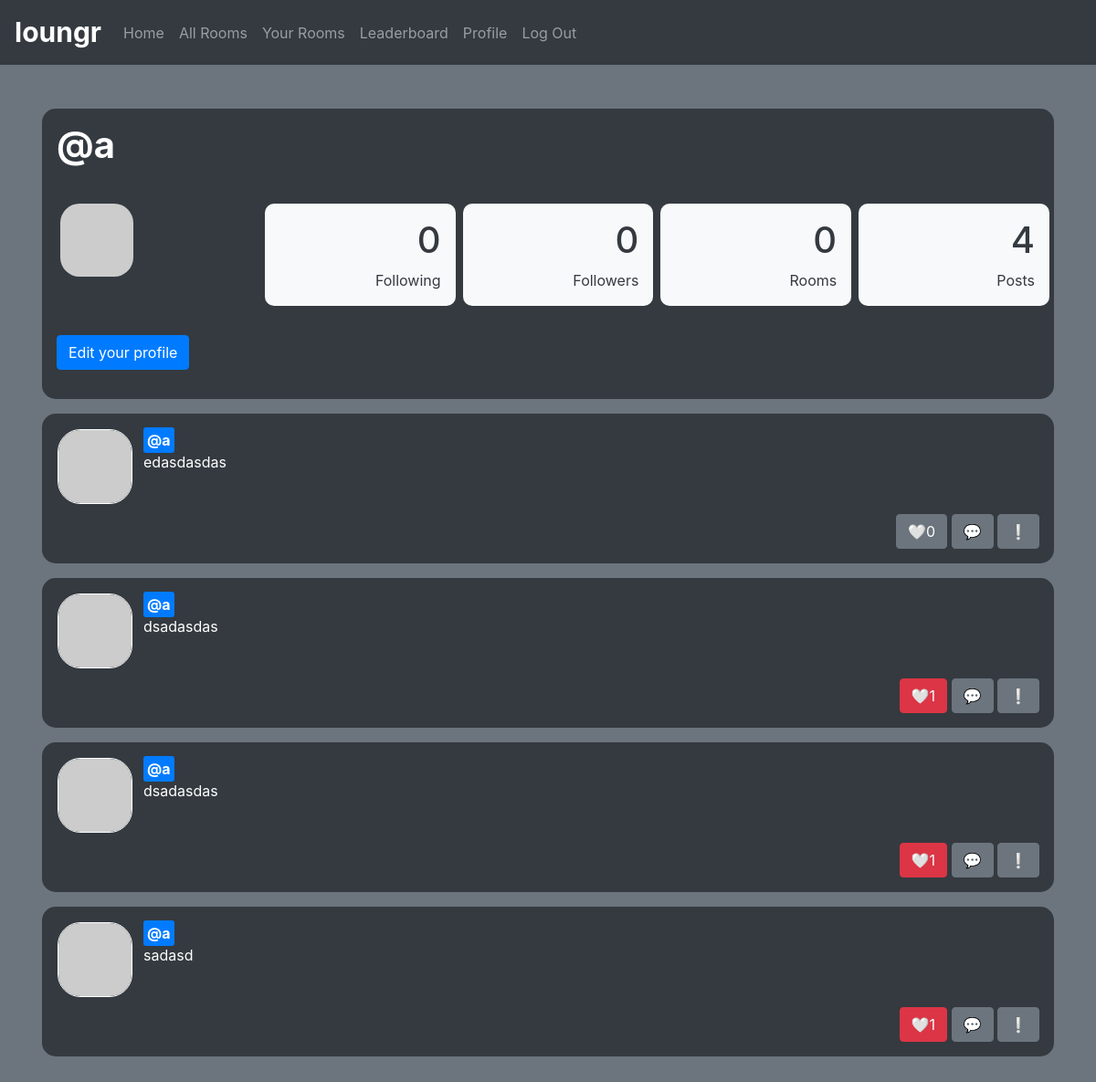
The page /user/a (signed in) on the database its author committed.
### app/models.py (models this page shows, shortened)
class User(UserMixin, db.Model):
    id = db.Column(db.Integer, primary_key=True)
    username = db.Column(db.String(64), index=True, unique=True)
    email = db.Column(db.String(120), index=True, unique=True)
    password_hash = db.Column(db.String(128))
    posts = db.relationship('Post', backref='author', lazy='dynamic')
    replies = db.relationship('Reply', backref='author', lazy='dynamic')
    about_me = db.Column(db.String(140))
    last_seen = db.Column(db.DateTime, default=datetime.utcnow)
    followed = db.relationship(
        'User', secondary = followers,
        primaryjoin = (followers.c.follower_id == id),
        secondaryjoin = (followers.c.followed_id == id),
        backref = db.backref('followers', lazy='dynamic'), lazy='dynamic')
    liked = db.relationship(
    'PostLike',
    foreign_keys='PostLike.user_id',
    backref='user', lazy='dynamic')
    rooms = db.relationship('Room', secondary=members)
    def has_liked_post(self, post):
        return PostLike.query.filter(
            PostLike.user_id == self.id,
            PostLike.post_id == post.id).count() > 0
    def avatar(self, size):
        digest = md5(self.email.lower().encode('utf-8')).hexdigest()
        return 'https://www.gravatar.com/avatar/{}?d=identicon&s={}'.format(digest, size)
    def count_following(self):
        return self.followed.count()
    def count_followers(self):
        return self.followers.count()
    """
    def followers(self):
        followers = []

        for user in User.query.all():
            if user.is_following(self):
                followers.append(user)

        return len(followers)
    """
    def user_rooms(self):
        return self.rooms

class Post(db.Model):
    id = db.Column(db.Integer, primary_key=True)
    body = db.Column(db.String(140))
    timestamp = db.Column(db.DateTime, index=True, default=datetime.utcnow)
    user_id = db.Column(db.Integer, db.ForeignKey('user.id'))
    room_id = db.Column(db.String(8), db.ForeignKey('room.id'))
    likes = db.relationship('PostLike', backref='post', lazy='dynamic')
    replies = db.relationship('Reply', backref='reply', lazy='dynamic')

### app/routes.py (the view)
@app.route('/user/<username>')
@login_required
def user(username):
    user = User.query.filter_by(username=username).first_or_404()
    following = user.count_following()
    followers = user.count_followers()
    rooms = len(user.user_rooms())
    num_posts = user.posts.count()
    page = request.args.get('page', 1, type=int)
    posts = user.posts.order_by(Post.timestamp.desc()).paginate(
        page, app.config['POSTS_PER_PAGE'], False)
    next_url = url_for('user', username=user.username, page=posts.next_num) \
        if posts.has_next else None
    prev_url = url_for('user', username=user.username, page=posts.prev_num) \
        if posts.has_prev else None
    form = EmptyForm()
    return render_template('user.html', user=user, posts=posts.items,
                           next_url=next_url, prev_url=prev_url, form=form, following=following,followers=followers, rooms = rooms, num_posts=num_posts)

### app/models.py (called while the page is built)
@login.user_loader
def load_user(id):
    return User.query.get(int(id))

### app/routes.py (called while the page is built)
@app.before_request
def before_request():
    if current_user.is_authenticated:
        current_user.last_seen = datetime.utcnow()
        db.session.commit()

### app/templates/user.html (shortened to what this page needs)
{% extends "base.html" %}
{% block content %}
<div class="container p-3 my-3 text-white border-0" style="border-radius: 15px">
    <div class="container p-3 my-3 bg-dark text-white border-0" style="border-radius: 15px">
        <h1 style="font-weight: bold;">@{{ user.username }}</h1>
        <br>
        <div class="row">
            <div class="col">
                <img class= "p-1 my-1"style="border-radius: 25px" src="{{ user.avatar(110) }}">
            </div>
            <div class="col main-box-layout p-1 my-1">
                <div class="box-layout-text text-right bg-light p-3 text-dark" style= "border-radius: 10px;">
                    <h1>{{ following}}</h1>
                <span>Following</span>
                </div>
            </div>
            <div class="col main-box-layout  p-1 my-1">
                <div class="box-layout-text text-right bg-light p-3 text-dark" style= "border-radius: 10px;">
                    <h1>{{ followers}}</h1>
                <span>Followers</span>
                </div>
            </div>
            <div class="col main-box-layout  p-1 my-1">
                <div class="box-layout-text text-right bg-light p-3  text-dark" style= "border-radius: 10px;">
                    <h1>{{ rooms }}</h1>
                <span>Rooms</span>
                </div>
            </div>
            <div class="col main-box-layout  p-1 my-1">
                <div class="box-layout-text text-right bg-light p-3  text-dark" style= "border-radius: 10px;">
                    <h1>{{ num_posts }}</h1>
                <span>Posts</span>
                </div>
            </div>
        </div>
        <br>
    {% if user == current_user %}
    <p><a class="btn btn-primary" href="{{ url_for('edit_profile') }}">Edit your profile</a></p>
    </div>
    {% endif %}
    {% for post in posts %}
        {% include '_post.html' %}
    {% endfor %}
{% endblock %}

### app/templates/_post.html
<div class="container p-3 my-3 bg-dark text-white border-0" style="border-radius: 15px">
    <table>
        <tr valign="top">
            <td><img class= "border border-white"style="border-radius: 25px" src="{{ post.author.avatar(60) }}"></td>
            <td>
                <div style="padding-left: 10px;">
                <a class = "text-white bg-primary p-1" style="border-radius: 3px; font-weight: bold;" href="{{ url_for('user', username=post.author.username) }}">
                    @{{ post.author.username }}
                </a>
                <br>
                <p>{{ post.body }}</p>
                </div>
            </td>
        </tr>
    </table>
    <div class="container-fluid text-center bg-dark text-white" style="margin-top: 10px;">
        <div class="row">
            <div class="col">
                <div class="row">
                <div style="margin-left: auto; margin-right: 0px;">
                {% if current_user.has_liked_post(post) %}
                <a class="btn btn-danger" href="{{ url_for('like_action', post_id=post.id, action='unlike') }}">🤍{{ post.likes.count() }}</a>
                {% else %}
                <a class="btn btn-secondary" href="{{ url_for('like_action', post_id=post.id, action='like') }}">🤍{{ post.likes.count() }}</a>
                {% endif %}
                <a class="btn btn-secondary" href="/post/{{post.id}}">💬</a>
                <a class="btn btn-secondary" href="{{ url_for('report_action', post_id=post.id) }}">❕</a>
                </div>
            </div>
            </div>
            </div>
        </div>
    </div>

### rows shown on the page
User: username "a"
Post: author.username "a", body "edasdasdas", likes.count "0"
Post: author.username "a", body "dsadasdas", likes.count "1"
Post: author.username "a", body "dsadasdas", likes.count "1"
Post: author.username "a", body "sadasd", likes.count "1"

### other values the page prints
{{ following }} "0"
{{ followers }} "0"
{{ rooms }} "0"
{{ num_posts }} "4"
